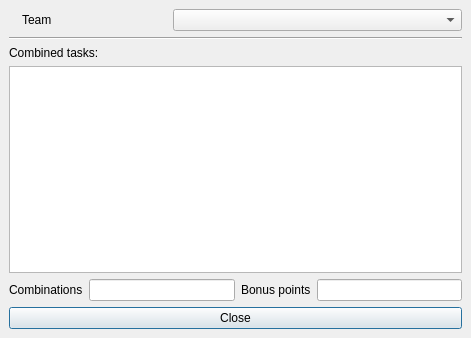
<?xml version="1.0" encoding="UTF-8"?>
<ui version="4.0">
 <class>Combos</class>
 <widget class="QMainWindow" name="Combos">
  <property name="geometry">
   <rect>
    <x>0</x>
    <y>0</y>
    <width>471</width>
    <height>338</height>
   </rect>
  </property>
  <property name="windowTitle">
   <string>Combinations</string>
  </property>
  <widget class="QWidget" name="centralwidget">
   <layout class="QVBoxLayout" name="verticalLayout">
    <item>
     <layout class="QVBoxLayout" name="comboLayout" stretch="0,0,0,1,0">
      <item>
       <layout class="QHBoxLayout" name="teamLayout" stretch="0,1,2">
        <item>
         <widget class="QLabel" name="teamPixmap">
          <property name="maximumSize">
           <size>
            <width>16</width>
            <height>16</height>
           </size>
          </property>
          <property name="text">
           <string/>
          </property>
          <property name="pixmap">
           <pixmap resource="resources.qrc">:/icons/teams</pixmap>
          </property>
         </widget>
        </item>
        <item>
         <widget class="QLabel" name="teamLabel">
          <property name="text">
           <string>Team</string>
          </property>
         </widget>
        </item>
        <item>
         <widget class="QComboBox" name="teamCombo"/>
        </item>
       </layout>
      </item>
      <item>
       <widget class="Line" name="line">
        <property name="orientation">
         <enum>Qt::Horizontal</enum>
        </property>
       </widget>
      </item>
      <item>
       <layout class="QHBoxLayout" name="titleLayout">
        <item>
         <widget class="QLabel" name="labelCombined">
          <property name="text">
           <string>Combined tasks:</string>
          </property>
         </widget>
        </item>
       </layout>
      </item>
      <item>
       <widget class="QListView" name="view"/>
      </item>
      <item>
       <layout class="QGridLayout" name="statsLayout">
        <item row="0" column="0">
         <widget class="QLabel" name="comboLabel">
          <property name="text">
           <string>Combinations</string>
          </property>
         </widget>
        </item>
        <item row="0" column="2">
         <widget class="QLabel" name="pointsLabel">
          <property name="text">
           <string>Bonus points</string>
          </property>
         </widget>
        </item>
        <item row="0" column="1">
         <widget class="QLineEdit" name="combosEdit">
          <property name="readOnly">
           <bool>true</bool>
          </property>
         </widget>
        </item>
        <item row="0" column="3">
         <widget class="QLineEdit" name="pointsEdit">
          <property name="readOnly">
           <bool>true</bool>
          </property>
         </widget>
        </item>
       </layout>
      </item>
     </layout>
    </item>
    <item>
     <widget class="QPushButton" name="closeButton">
      <property name="text">
       <string>Close</string>
      </property>
      <property name="icon">
       <iconset>
        <normaloff>:/icons/close.png</normaloff>:/icons/close.png</iconset>
      </property>
      <property name="default">
       <bool>true</bool>
      </property>
     </widget>
    </item>
   </layout>
  </widget>
 </widget>
 <resources>
  <include location="resources.qrc"/>
 </resources>
 <connections/>
</ui>
